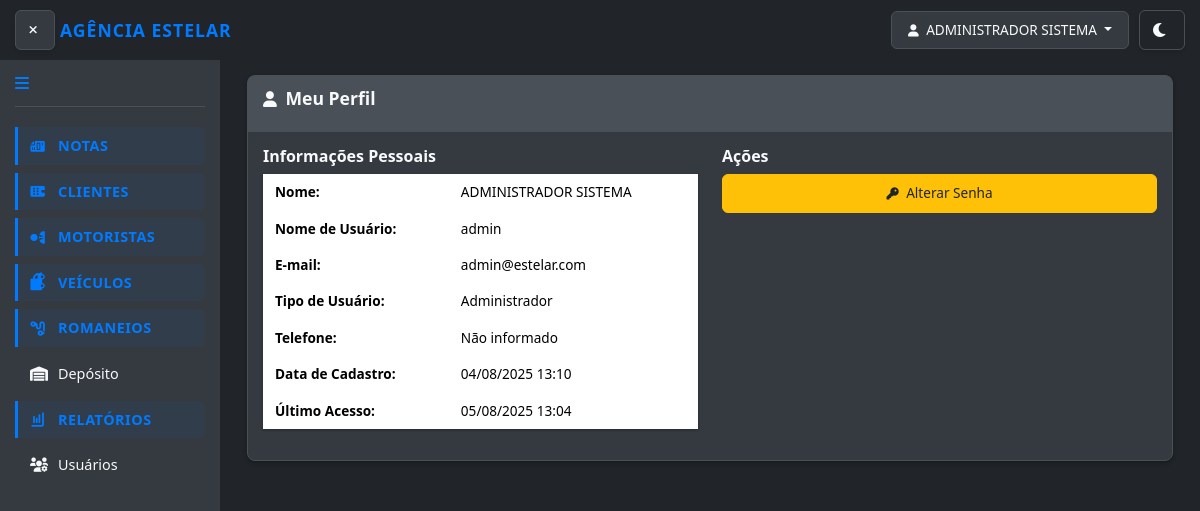
Page /notas/perfil/ (signed in) on the earlier database version.
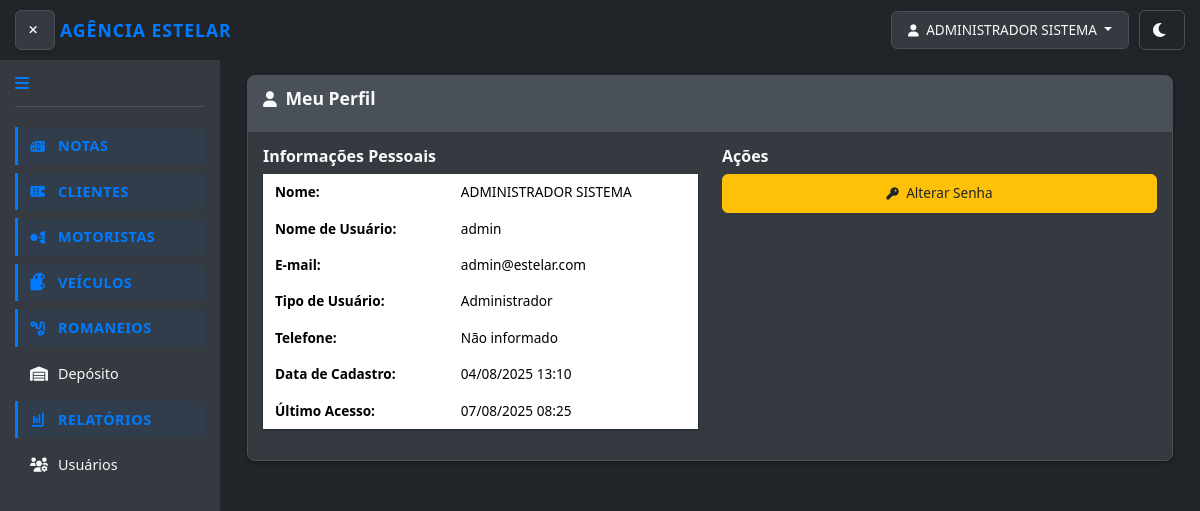
Same page on the later database version.
### notas/models.py (models this page shows, shortened)
class UpperCaseMixin:
    def save(self, *args, **kwargs):
        for field in self._meta.fields:
            if hasattr(field, 'max_length') and hasattr(self, field.name):
                value = getattr(self, field.name)
                if value and isinstance(value, str):
                    exclude_fields = [
                        'email', 'password', 'username', 'cpf', 'cnpj',
                        'cnh', 'chassi', 'renavam', 'placa', 'cep',
                        'telefone', 'rntrc', 'numero_consulta', 'tipo_usuario'
                    ]
                    if field.name not in exclude_fields:
                        setattr(self, field.name, value.upper())
        super().save(*args, **kwargs)

class Usuario(UpperCaseMixin, AbstractUser):
    TIPO_USUARIO_CHOICES = [
        ('admin', 'Administrador'),
        ('funcionario', 'Funcionário'),
        ('cliente', 'Cliente'),
    ]
    tipo_usuario = models.CharField(
        max_length=20,
        choices=TIPO_USUARIO_CHOICES,
        default='funcionario',
        verbose_name="Tipo de Usuário"
    )
    cliente = models.ForeignKey(
        Cliente,
        on_delete=models.CASCADE,
        null=True,
        blank=True,
        verbose_name="Cliente Vinculado"
    )
    telefone = models.CharField(max_length=20, blank=True, verbose_name="Telefone")
    ultimo_acesso = models.DateTimeField(null=True, blank=True, verbose_name="Último Acesso")
    REQUIRED_FIELDS = ['email', 'first_name', 'last_name']
    USERNAME_FIELD = 'username'
    is_authenticated = True
    is_anonymous = False
    objects = UsuarioManager()
    class Meta:
        verbose_name = "Usuário"
        verbose_name_plural = "Usuários"
        ordering = ['username']
    def get_full_name(self):
        return f"{self.first_name} {self.last_name}".strip()
    @property
    def is_admin(self):
        return self.tipo_usuario == 'admin'
    @property
    def is_cliente(self):
        return self.tipo_usuario == 'cliente'
    def can_access_funcionalidades(self):
        return self.is_admin or self.is_funcionario

### notas/views.py (the view)
# urls.py: path('perfil/', views.perfil_usuario, name='perfil'),
@login_required
def perfil_usuario(request):
    return render(request, 'notas/auth/perfil.html')

### notas/templates/notas/auth/perfil.html (shortened to what this page needs)
{% extends 'base.html' %}
{% load static %}
{% block content %}
<div class="container-fluid">
    <div class="row">
        <div class="col-12">
            <div class="card">
                <div class="card-header">
                    <h3 class="card-title">
                        <i class="fas fa-user"></i> Meu Perfil
                    </h3>
                </div>
                <div class="card-body">
                    <div class="row">
                        <div class="col-md-6">
                            <h5>Informações Pessoais</h5>
                            <table class="table table-borderless table-hover">
                                <tr>
                                    <td><strong>Nome:</strong></td>
                                    <td>{{ user.get_full_name }}</td>
                                </tr>
                                <tr>
                                    <td><strong>Nome de Usuário:</strong></td>
                                    <td>{{ user.username }}</td>
                                </tr>
                                <tr>
                                    <td><strong>E-mail:</strong></td>
                                    <td>{{ user.email }}</td>
                                </tr>
                                <tr>
                                    <td><strong>Tipo de Usuário:</strong></td>
                                    <td>{{ user.get_tipo_usuario_display }}</td>
                                </tr>
                                <tr>
                                    <td><strong>Telefone:</strong></td>
                                    <td>{{ user.telefone|default:"Não informado" }}</td>
                                </tr>
                                <tr>
                                    <td><strong>Data de Cadastro:</strong></td>
                                    <td>{{ user.date_joined|date:"d/m/Y H:i" }}</td>
                                </tr>
                                {% if user.ultimo_acesso %}
                                <tr>
                                    <td><strong>Último Acesso:</strong></td>
                                    <td>{{ user.ultimo_acesso|date:"d/m/Y H:i" }}</td>
                                </tr>
                                {% endif %}
                            </table>
                        </div>
                        <div class="col-md-6">
                            <h5>Ações</h5>
                            <div class="d-grid gap-2">
                                <a href="{% url 'notas:alterar_senha' %}" class="btn btn-warning">
                                    <i class="fas fa-key"></i> Alterar Senha
                                </a>
                            </div>
                        </div>
                    </div>
                </div>
            </div>
        </div>
    </div>
</div>
{% endblock %}

### templates/base.html (shortened to what the changed rows need)
{% load static %}
<!DOCTYPE html>
<html lang="pt-BR">
<head>
    <link href="https://cdn.jsdelivr.net/npm/bootstrap@5.3.3/dist/css/bootstrap.min.css" rel="stylesheet">
            <link rel="stylesheet" href="{% static 'css/style.css' %}?v=1.6">
    <link rel="stylesheet" href="https://cdnjs.cloudflare.com/ajax/libs/font-awesome/6.0.0-beta3/css/all.min.css">
</head>
<body data-theme="dark">
    <div class="top-bar">
        <div class="user-area">
            <div class="user-info">
                {% if user.is_authenticated %}
                    <div class="dropdown">
                        <button class="btn btn-outline-light dropdown-toggle" type="button" id="userDropdown" data-bs-toggle="dropdown" aria-expanded="false">
                            <i class="fas fa-user"></i> {{ user.get_full_name|default:user.username }}
                        </button>
                    </div>
                {% else %}
                    <a href="{% url 'notas:login' %}" class="btn btn-outline-light">Login</a>
                {% endif %}
            </div>
        </div>
    </div>
    <div class="main-wrapper">
        <div class="main-content">
            {% block content %}{% endblock %}
        </div>
    </div>
</body>
</html>

Differences in the rows shown:
changed Usuario "ADMINISTRADOR SISTEMA": ultimo_acesso "05/08/2025 13:04" → "07/08/2025 08:25"
